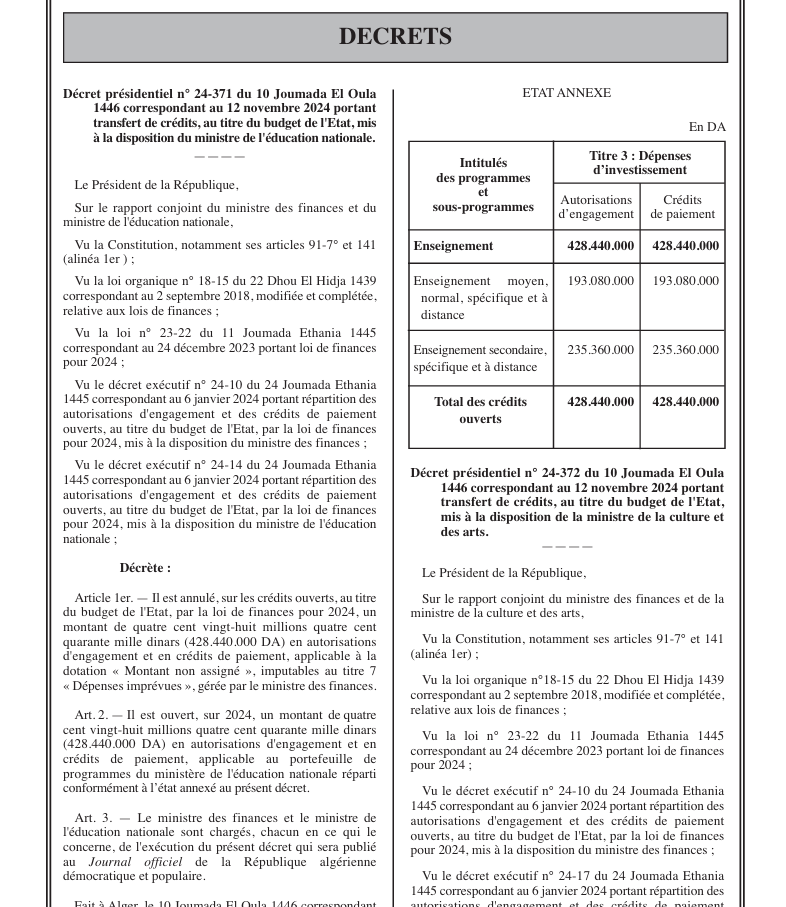
#> input picture data_test/capture.png, 786 x 907 px
$ python -i table_detection.py   (imports and definitions only)   (older library calls are emulated)
#> lines starting #> are read from the running program, lines starting #| are printed output that depends on the picture; after the words box and inside, x2 and y2 are one past the last pixel; in counts of white or black regions, pixels touching at a corner belong together
import cv2
import numpy as np
from typing import List, Dict


def find_clusters_1d(
    data: List[float], gap_threshold: float, min_cluster_size: int = 1
) -> Dict[int, List[float]]:
    """
    Finds clusters in a 1D list of numbers based on a simple
    gap threshold.

    Args:
        data: The list of numbers.
        gap_threshold: The maximum gap to allow *inside* a cluster.
        min_cluster_size: The minimum number of items to be
                          considered a "real" cluster.

    Returns:
        A dictionary where keys are cluster IDs (0, 1, 2...)
        and values are the lists of numbers in that cluster.
    """
    if not data:
        return {}

    # Step 1: Sort the data
    data.sort()

    clusters = {}
    current_cluster_id = 0
    current_cluster = [data[0]]

    # Step 2 & 3: Iterate and find gaps
    for i in range(len(data) - 1):
        # Calculate the gap
        gap = data[i + 1] - data[i]

        if gap > gap_threshold:
            # "Break" - end the current cluster and start a new one
            clusters[current_cluster_id] = current_cluster
            current_cluster_id += 1
            current_cluster = [data[i + 1]]
        else:
            # "No break" - add to the current cluster
            current_cluster.append(data[i + 1])

    # Add the last cluster
    clusters[current_cluster_id] = current_cluster

    # Step 4 (Optional): Filter by size
    final_clusters = {}
    final_id = 0
    for cluster_data in clusters.values():
        if len(cluster_data) >= min_cluster_size:
            final_clusters[final_id] = cluster_data
            final_id += 1

    return final_clusters


# [46 lines left out: function find_inferred_boxes, not called in this run]


def find_table_bounding_boxes(table_grid):
    """
    Finds the bounding boxes of tables by "smearing" (closing)
    the detected horizontal and vertical lines.

    Args:
        morphed_horizontal: The binary image containing only long horizontal lines.
        morphed_vertical: The binary image containing only long vertical lines.

    Returns:
        A list of bounding box tuples (x, y, w, h).
    """

    TABLE_MIN_HEIGHT = 100
    TABLE_MIN_WIDTH = 185

    # 1. Combine the horizontal and vertical line images
    # table_grid = cv2.bitwise_or(morphed_horizontal, morphed_vertical)

    # 2. Morphological Close ("Smear" the lines together)
    # This is the most important parameter to tune.
    # (15, 15) means it will connect lines that are up to 15px apart.
    kernel_size = (10, 10)
    kernel = cv2.getStructuringElement(cv2.MORPH_RECT, kernel_size)

    # "Closing" = Dilate (thicken) then Erode (thin)
    # This fills gaps and connects nearby lines.
    closed_grid = cv2.morphologyEx(table_grid, cv2.MORPH_CLOSE, kernel)

    # 3. Find contours of the new "blobs"
    # These contours now represent whole tables, not individual lines.
    contours, _ = cv2.findContours(
        closed_grid, cv2.RETR_EXTERNAL, cv2.CHAIN_APPROX_SIMPLE
    )

    bounding_boxes = []
    for cnt in contours:
        # 4. Get the bounding box for each blob
        bbox = cv2.boundingRect(cnt)
        if bbox[2] > TABLE_MIN_WIDTH and bbox[3] > TABLE_MIN_HEIGHT:
            bounding_boxes.append(bbox)

    return bounding_boxes


def core_line_detection(img, kernel_size, invert_line_ratio, close_gaps=False):
    """_summary_

    Args:
        img (_type_): _description_
        kernel_size (_type_): _description_
        invert_line_ratio (_type_): _description_
        close_gaps (bool): only use when detecting cells

    Returns:
        _type_: _description_
    """
    SOBEL_PIXEL_INTENSITY_THRESHOLD = 200

    gray = cv2.cvtColor(img, cv2.COLOR_BGR2GRAY)

    # 1. Apply Sobel operators
    sobel_x = cv2.Sobel(gray, cv2.CV_64F, 1, 0, ksize=kernel_size)
    abs_sobel_x = np.absolute(sobel_x)

    sobel_y = cv2.Sobel(gray, cv2.CV_64F, 0, 1, ksize=kernel_size)
    abs_sobel_y = np.absolute(sobel_y)

    # 2. Threshold
    _, thresh_x = cv2.threshold(
        abs_sobel_x, SOBEL_PIXEL_INTENSITY_THRESHOLD, 255, cv2.THRESH_BINARY
    )
    _, thresh_y = cv2.threshold(
        abs_sobel_y, SOBEL_PIXEL_INTENSITY_THRESHOLD, 255, cv2.THRESH_BINARY
    )

    # 3. Morphological Operations
    horizontal_kernel_len = int(gray.shape[1] / invert_line_ratio)
    hor_kernel = cv2.getStructuringElement(cv2.MORPH_RECT, (horizontal_kernel_len, 1))

    vertical_kernel_len = int(gray.shape[0] / invert_line_ratio)
    ver_kernel = cv2.getStructuringElement(cv2.MORPH_RECT, (1, vertical_kernel_len))

    morphed_horizontal = cv2.morphologyEx(
        thresh_y.astype(np.uint8), cv2.MORPH_OPEN, hor_kernel
    )
    morphed_vertical = cv2.morphologyEx(
        thresh_x.astype(np.uint8), cv2.MORPH_OPEN, ver_kernel
    )
    if close_gaps:
        kernel_size = (10, 10)
        kernel = cv2.getStructuringElement(cv2.MORPH_RECT, kernel_size)

        # "Closing" = Dilate (thicken) then Erode (thin)
        # This fills gaps and connects nearby lines.
        morphed_vertical = cv2.morphologyEx(morphed_vertical, cv2.MORPH_CLOSE, kernel)

        # "Closing" = Dilate (thicken) then Erode (thin)
        # This fills gaps and connects nearby lines.
        morphed_horizontal = cv2.morphologyEx(
            morphed_horizontal, cv2.MORPH_CLOSE, kernel
        )

    # Find contours (i.e., distinct lines) in the horizontal image
    contours_h, _ = cv2.findContours(
        morphed_horizontal, cv2.RETR_EXTERNAL, cv2.CHAIN_APPROX_SIMPLE
    )
    # Find contours (i.e., distinct lines) in the vertical image
    contours_v, _ = cv2.findContours(
        morphed_vertical, cv2.RETR_EXTERNAL, cv2.CHAIN_APPROX_SIMPLE
    )

    combined_grid = cv2.bitwise_or(morphed_horizontal, morphed_vertical)

    return combined_grid, contours_v, contours_h


def filter_central_v_line(contours_v, img_width):
    CENTRE_LINE_TOLERANCE = 100
    CLSUTERS_GAP_THRESHOLD = 10
    vertical_lines_clusters = find_clusters_1d(
        [cv2.boundingRect(cnt)[0] for cnt in contours_v],
        gap_threshold=CLSUTERS_GAP_THRESHOLD,
        min_cluster_size=1,
    )

    # Find the cluster of lines in the middle of the page:
    centre_lines_coordinates_x = [
        vertical_lines_clusters[x]
        for x in vertical_lines_clusters.keys()
        if all(
            (img_width / 2) - CENTRE_LINE_TOLERANCE
            < elt
            < (img_width / 2) + CENTRE_LINE_TOLERANCE
            for elt in vertical_lines_clusters[x]
        )
    ]
    idx_centre_lines = 0
    if len(centre_lines_coordinates_x) > 1:
        mean_diff = []
        for centre_line_cluster in centre_lines_coordinates_x:
            mean_diff.append(
                (
                    sum([abs(x - img_width / 2) for x in centre_line_cluster])
                    / len(centre_line_cluster)
                )
            )
        idx_centre_lines = mean_diff.index(min(mean_diff))

    # If there's a central cluster then ommit any line item which has the x of
    # the bounding box in the list of cenytre lines coordinates
    contours_v_without_central = (
        contours_v
        if len(centre_lines_coordinates_x) == 0
        else [
            cnt
            for cnt in contours_v
            if cv2.boundingRect(cnt)[0]
            not in centre_lines_coordinates_x[idx_centre_lines]
        ]
    )

    return contours_v_without_central


def detect_table_from_image_data(img: np.ndarray):
    """
    Detects if an image's data (numpy array) contains a table.

    Args:
        img: A NumPy array (OpenCV image)
    """
    if img is None:
        print("Error: Invalid image data.")
        return False
    # PARAMS
    MIN_HORIZONTAL_LINES = 1
    MIN_VERTICAL_LINES = 1
    NUM_TOTAL_LINES = 4
    LINE_MINIMAL_HEIGHT_RATIO = 0.087
    LINE_MINIMAL_WIDTH_RATIO = 0.137
    IMAGE_X_BORDERS_CROP_TOLERANCE_RATIO = 0.0048
    IMAGE_Y_BORDERS_CROP_TOLERANCE_RATIO = 0.003

    image_height, image_width, _ = img.shape

    # Perform the detection in the main function
    combined_grid, contours_v, contours_h = core_line_detection(img, 5, 20)

    # Validate number of countours

    # Filter lines by size:
    contours_h = [
        cnt
        for cnt in contours_h
        if (
            cv2.boundingRect(cnt)[2] > (LINE_MINIMAL_WIDTH_RATIO * image_width)
            and (IMAGE_Y_BORDERS_CROP_TOLERANCE_RATIO * image_height)
            < cv2.boundingRect(cnt)[1]
            < (image_height * (1 - IMAGE_Y_BORDERS_CROP_TOLERANCE_RATIO))
        )
    ]

    contours_v = [
        cnt
        for cnt in contours_v
        if (
            cv2.boundingRect(cnt)[3] > LINE_MINIMAL_HEIGHT_RATIO
            and (IMAGE_X_BORDERS_CROP_TOLERANCE_RATIO * image_width)
            < cv2.boundingRect(cnt)[0]
            < (image_width * (1 - IMAGE_X_BORDERS_CROP_TOLERANCE_RATIO))
        )
    ]

    # Remove central line from vertical lines
    contours_v = filter_central_v_line(contours_v, image_width)

    # Create new image with combined grids
    mask = np.zeros(combined_grid.shape[:2], dtype=np.uint8)
    cv2.drawContours(mask, contours_h, -1, (255), cv2.FILLED)
    cv2.drawContours(mask, contours_v, -1, (255), cv2.FILLED)
    img_grid = cv2.bitwise_and(combined_grid, combined_grid, mask=mask)

    # Find all the bounding boxes around group of lines
    # Find the bounding boxes of the tables
    table_boxes = find_table_bounding_boxes(img_grid)
    filtered_boxes = []

    # Filter the bounding boxes by the number of lines inside each one
    for bbox in table_boxes:
        (bx, by, bw, bh) = bbox
        cv2.rectangle(img_grid, (bx, by), (bx + bw, by + bh), 255, 3)
        h_count = 0
        v_count = 0

        # Check horizontal lines
        for cnt in contours_h:
            # Get the bounding box of the line
            (lx, ly, lw, lh) = cv2.boundingRect(cnt)

            # Find the center of the line's bounding box
            center_x = lx + lw // 2
            center_y = ly + lh // 2

            # Check if the line's center is inside the table's box
            if (
                (bx < center_x < bx + bw)
                and (by < center_y < by + bh)
                and (by + 15 < ly < by + bh - 15)
            ):
                h_count += 1

        # Check vertical lines
        for cnt in contours_v:
            (lx, ly, lw, lh) = cv2.boundingRect(cnt)
            center_x = lx + lw // 2
            center_y = ly + lh // 2
            # The last check is only done in vertical lines because they're continuous
            # usually so we can filter small vertical lines
            # TODO add similar check for verticals, you want to see if a line is floating and not connected anywhere
            # when you're looking fir bboxes
            if (
                (bx < center_x < bx + bw)
                and (by < center_y < by + bh)
                and (lh / bh > 0.5)
                and (bx + 15 < lx < bx + bw - 15)
            ):
                v_count += 1
        if (h_count >= MIN_HORIZONTAL_LINES and v_count >= MIN_VERTICAL_LINES) or (
            h_count + v_count > NUM_TOTAL_LINES
        ):
            filtered_boxes.append(bbox)

    return filtered_boxes, img_grid


# [195 lines left out: functions find_clusters_1d_arrays, display_lines, detect_table_cells, not called in this run]

>>> import cv2
>>> picture = cv2.imread('data_test/capture.png')
#> picture is the input picture: shape (907, 786, 3); mean B, G, R 233.1, 233, 233.2
>>> result = detect_table_from_image_data(picture)
#> in core_line_detection, `_, thresh_x = cv2.threshold( abs_sobel_x, SOBEL_PIXEL_INTENSITY_THRESH..`:
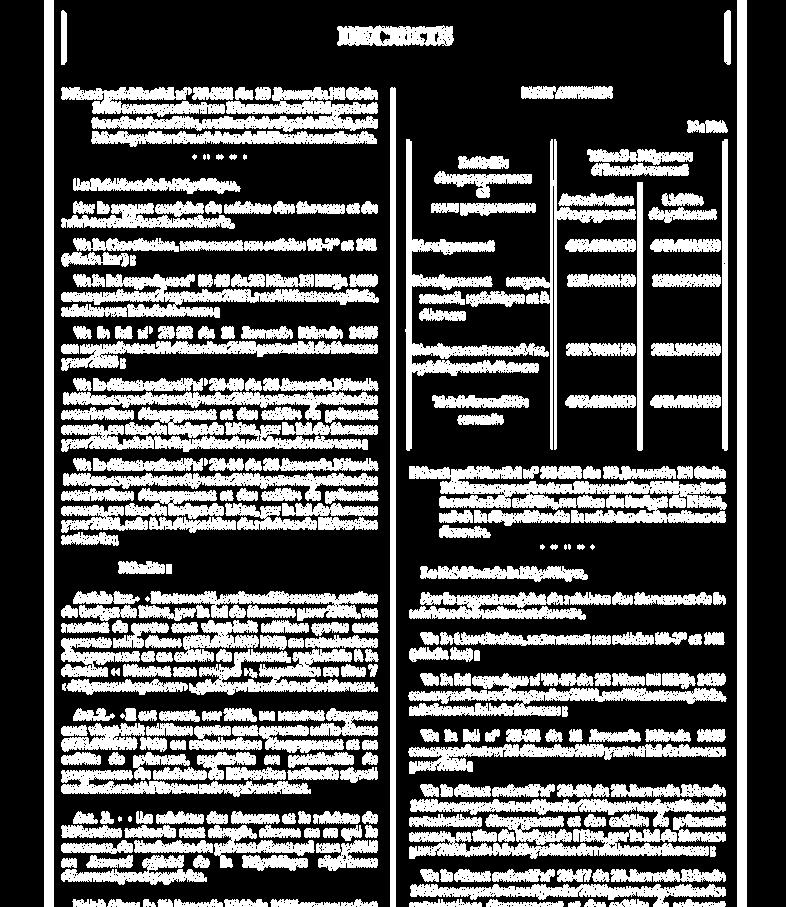
#> thresh_x: shape (907, 786) float64; 32.7% white; 312 white regions (9 under 20 px), largest, box (x1, y1, x2, y2) and area: (44, 0, 54, 907) 9070, (737, 0, 747, 907) 9070, (409, 466, 727, 510) 6375
#> in core_line_detection, `morphed_vertical = cv2.morphologyEx( thresh_x.astype(np.uint8), cv2.MO..`:
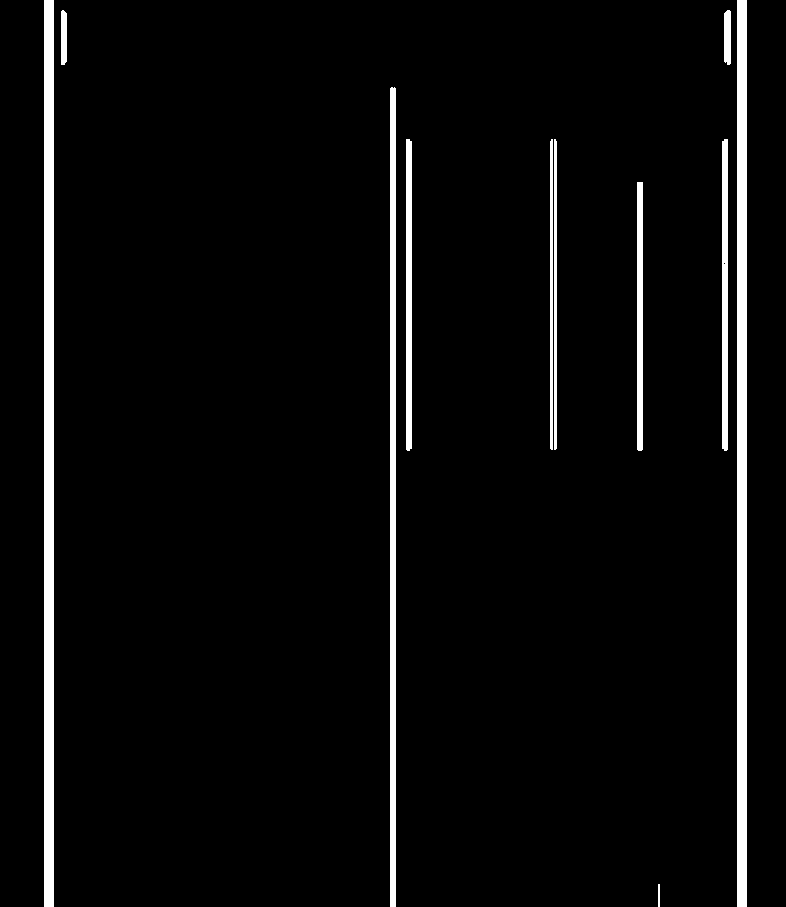
#> morphed_vertical: shape (907, 786); 4.3% white; 11 white regions
#> in core_line_detection, `contours_h, _ = cv2.findContours( morphed_horizontal, cv2.RETR_EXTERNA..`: contours_h = 464 contours, 119 with area under 20; largest, box (x1, y1, x2, y2) and area: (61, 59, 730, 65) 3332, (61, 10, 730, 16) 3327, (406, 138, 728, 144) 1600, (406, 445, 728, 451) 1595, (406, 327, 726, 333) 1591
#> in core_line_detection, `contours_v, _ = cv2.findContours( morphed_vertical, cv2.RETR_EXTERNAL,..`: contours_v = 11 contours; largest, box (x1, y1, x2, y2) and area: (737, 0, 747, 907) 8154, (44, 0, 54, 907) 8154, (390, 87, 396, 907) 4093, (722, 139, 728, 451) 1548, (406, 139, 412, 451) 1548
#> in core_line_detection, `combined_grid = cv2.bitwise_or(morphed_horizontal, morphed_vertical)`:
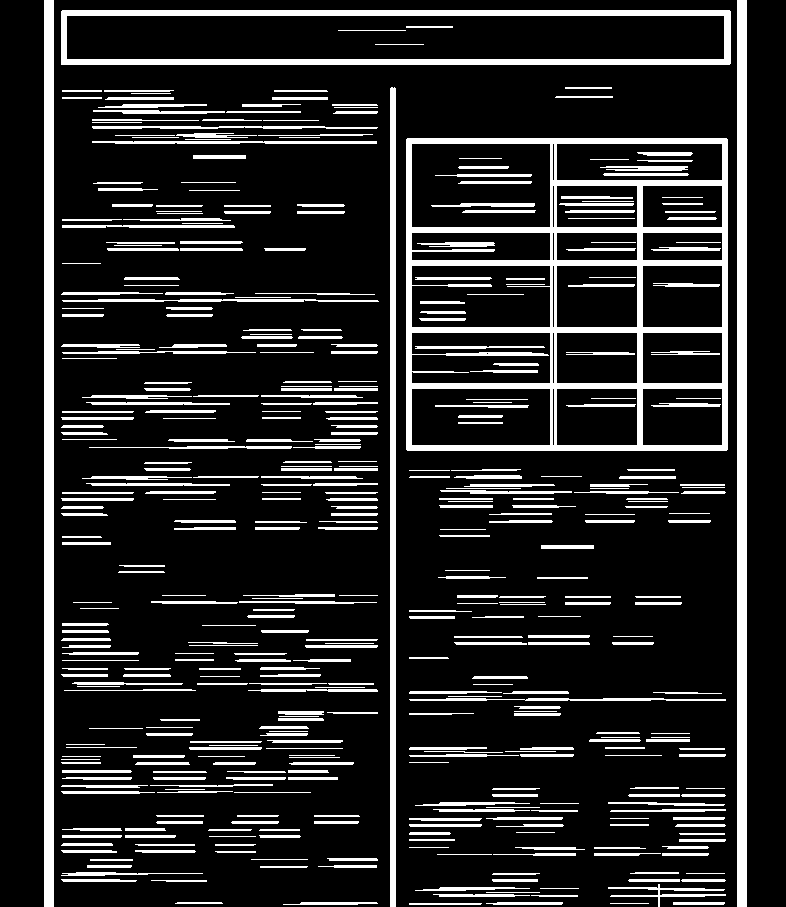
#> combined_grid: shape (907, 786); 15.7% white; 454 white regions
#> in detect_table_from_image_data, `contours_h = [ cnt for cnt in contours_h if ( cv2.boundingRect(cnt)[2]..`: contours_h = 41 contours; largest, box (x1, y1, x2, y2) and area: (61, 59, 730, 65) 3332, (61, 10, 730, 16) 3327, (406, 138, 728, 144) 1600, (406, 445, 728, 451) 1595, (406, 327, 726, 333) 1591
#> in find_clusters_1d, `current_cluster = [data[0]]`: current_cluster = [44]
#> the loop in find_clusters_1d, `for i in range(len(data) - 1):` made 10 passes
#> gap on passes 1, 2, 3, 4, 6, 7, 8, 10: 17, 329, 16, 144, 83, 21, 64, 13
#> after the loop in find_clusters_1d, `for i in range(len(data) - 1):`: clusters = {0: [44], 1: [61], 2: [390], 3: [406], 4: [550, 554], 5: [637], 6: [658], 7: [722, 724]}; current_cluster_id = 8
#> the loop in find_clusters_1d, `for cluster_data in clusters.values():` made 9 passes
#> after the loop in find_clusters_1d, `for cluster_data in clusters.values():`: final_clusters = 9 items; final_id = 9
#> in filter_central_v_line, `vertical_lines_clusters = find_clusters_1d( [cv2.boundingRect(cnt)[0] ..`: vertical_lines_clusters = 9 items
#> in filter_central_v_line, `centre_lines_coordinates_x = [ vertical_lines_clusters[x] for x in ver..`: centre_lines_coordinates_x = [[390], [406]]
#> the loop in filter_central_v_line, `for centre_line_cluster in centre_lines_coordinates_x:` made 2 passes
#> after the loop in filter_central_v_line, `for centre_line_cluster in centre_lines_coordinates_x:`: mean_diff = [3, 13]
#> in filter_central_v_line, `idx_centre_lines = mean_diff.index(min(mean_diff))`: idx_centre_lines = 0
#> in filter_central_v_line, `contours_v_without_central = ( contours_v if len(centre_lines_coordina..`: contours_v_without_central = 10 contours; largest, box (x1, y1, x2, y2) and area: (737, 0, 747, 907) 8154, (44, 0, 54, 907) 8154, (722, 139, 728, 451) 1548, (406, 139, 412, 451) 1548, (637, 182, 643, 451) 1339
#> in detect_table_from_image_data, `contours_v = filter_central_v_line(contours_v, image_width)`: contours_v has the same summary as contours_v_without_central in filter_central_v_line
#> in find_table_bounding_boxes, `closed_grid = cv2.morphologyEx(table_grid, cv2.MORPH_CLOSE, kernel)`:
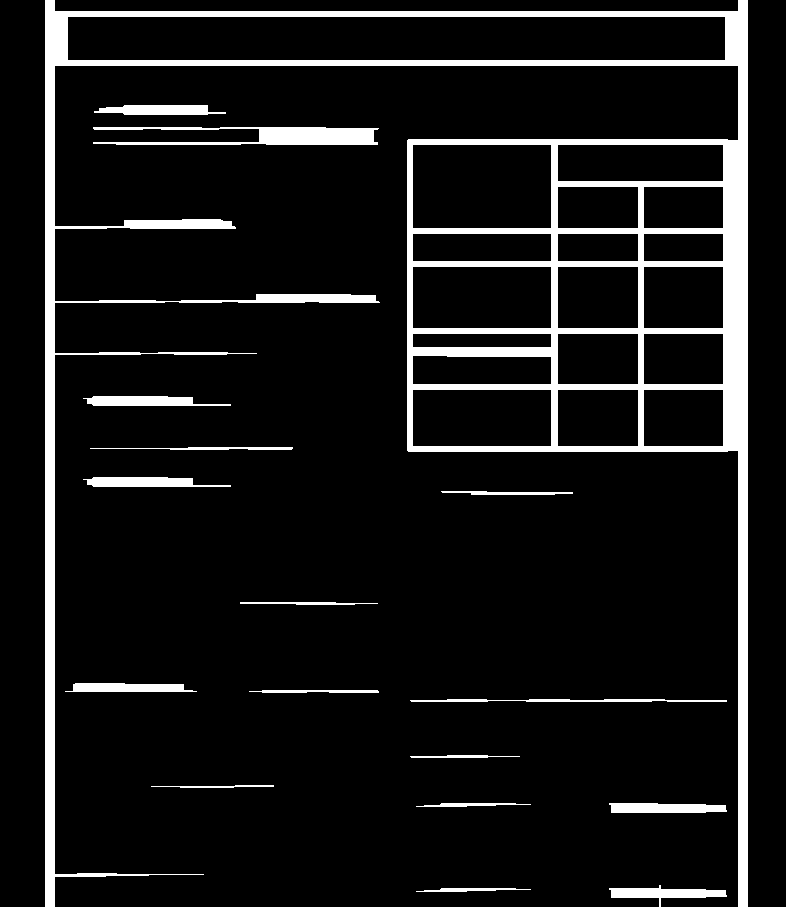
#> closed_grid: shape (907, 786); 9.4% white; 17 white regions
#> in find_table_bounding_boxes, `contours, _ = cv2.findContours( closed_grid, cv2.RETR_EXTERNAL, cv2.CH..`: contours = 17 contours; largest, box (x1, y1, x2, y2) and area: (45, 0, 748, 907) 159172, (93, 127, 379, 145) 2444, (609, 885, 727, 907) 940, (83, 477, 231, 487) 940, (83, 396, 231, 406) 940
#> the loop in find_table_bounding_boxes, `for cnt in contours:` made 17 passes
#> bbox on passes 1 to 8: (416, 888, 115, 4), (609, 885, 118, 22), (609, 803, 118, 10), (416, 803, 115, 4), (151, 785, 123, 3), (410, 755, 110, 3), (410, 699, 317, 3), (249, 690, 130, 3)
#> after the loop in find_table_bounding_boxes, `for cnt in contours:`: bounding_boxes = [(45, 0, 703, 907)]
#> the loop in detect_table_from_image_data, `for bbox in table_boxes:` made 1 pass
#> (bx, by, bw, bh) on pass 1: (45, 0, 703, 907)
#> after the loop in detect_table_from_image_data, `for bbox in table_boxes:`:
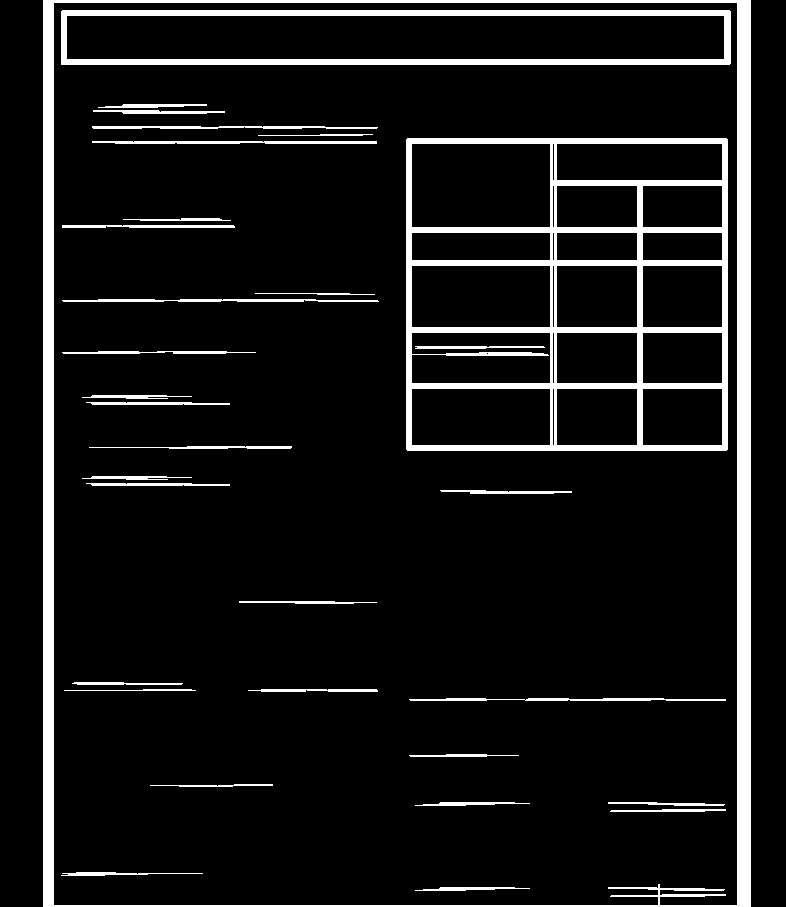
#> img_grid: shape (907, 786); 9.1% white; 32 white regions, largest, box (x1, y1, x2, y2) and area: (43, 0, 751, 907) 26671, (406, 138, 728, 451) 19369, (61, 10, 731, 65) 8596
